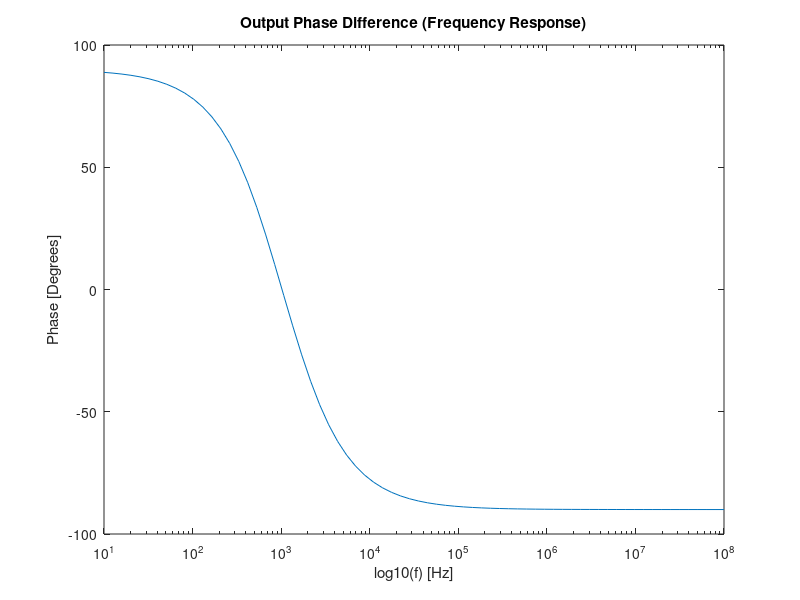
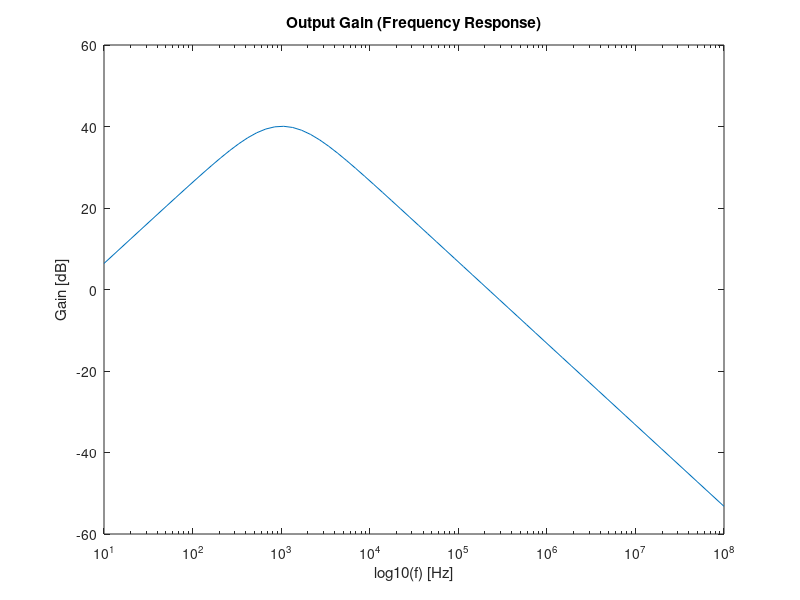

Write the MATLAB code that produced these figures, in order.
clear all

R1 = 1000
R2 = 1000
R3 = 1000
R4 = 150000
C1 = 220e-9
C2 = 110e-9

fid = fopen("initdata_tab.tex","w")
fprintf(fid, "$R_1$ & %f kOhm \\\\ \\hline \n", R1*0.001)
fprintf(fid, "$C_1$ & %f uFarad \\\\ \\hline \n", C1*1e6)
fprintf(fid, "$R_2$ & %f kOhm \\\\ \\hline \n", R2*0.001)
fprintf(fid, "$C_{21}$ & %f uFarad \\\\ \\hline \n", 2*C2*1e6)
fprintf(fid, "$C_{22}$ & %f uFarad \\\\ \\hline \n", 2*C2*1e6)
fprintf(fid, "$R_3$ & %f kOhm \\\\ \\hline \n", R3*0.001)
fprintf(fid, "$R_{4a}$ & %f kOhm \\\\ \\hline \n", 100)
fprintf(fid, "$R_{4b1}$ & %f kOhm \\\\ \\hline \n", 100)
fprintf(fid, "$R_{4b2}$ & %f kOhm \\\\ \\hline \n", 100)
fclose(fid)

f = logspace(1,8,70);
T = (R1*C1*2*pi*f*j)./(1+R1*C1*2*pi*f*j).*(1+R4/R3).*(1./(1+R2*C2*2*pi*f*j))
fig1 = figure();
semilogx(f,180*arg(T)/pi);
xlabel("log10(f) [Hz]");
ylabel("Phase [Degrees]");
title("Output Phase Difference (Frequency Response)");
print(fig1, "phase.eps", "-depsc");
fig2 = figure();
semilogx(f,20*log10(abs(T)));
xlabel("log10(f) [Hz]");
ylabel("Gain [dB]");
title("Output Gain (Frequency Response)");
print(fig2, "gain.eps", "-depsc");

wL = 1/(R1*C1)
wH = 1/(R2*C2)
wO = sqrt(wL*wH)

fid = fopen("frequency_tab.tex","w")
fprintf(fid, "Lower Cut-Off Frequency & %f Hz \\\\ \\hline \n", wL/(2*pi))
fprintf(fid, "Upper Cut-Off Frequency & %f Hz \\\\ \\hline \n", wH/(2*pi))
fprintf(fid, "Central Frequency & %f Hz \\\\ \\hline \n", wO/(2*pi))
fclose(fid)

AV_HP = abs((R1*C1*j*wO)/(1+R1*C1*j*wO))
AV_HPdb = 20*log10(AV_HP)
AV_Amp = (1+R4/R3)
AV_Ampdb = 20*log10(AV_Amp)
AV_LP = abs(1/(1+R2*C2*j*wO))
AV_LPdb = 20*log10(AV_LP)
AV = AV_HP*AV_Amp*AV_LP
AVdb = AV_HPdb + AV_Ampdb + AV_LPdb
z_in = R1 + 1/(j*wO*C1)
z_out = R2/(1+j*wO*R2*C2)

cost = 13323.29204 + (R1+R2+R3+(R4-50000)*3)*0.001 + (C1+(C2*2)*2)*1000000
merit = 1/(cost*(abs(AV-100)+abs((wO/(2*pi))-1000)+(1e-6)))

fid = fopen("theo_tab.tex","w")
fprintf(fid, "Gain & %f \\\\ \\hline \n", AV)
fprintf(fid, "Gain (dB) & %f dB \\\\ \\hline \n", AVdb)
fprintf(fid, "$Z_{in}$ & %f %fj Ohm \\\\ \\hline \n", real(z_in), imag(z_in))
fprintf(fid, "$Z_{in}$ modulus & %f Ohm \\\\ \\hline \n", abs(z_in))
fprintf(fid, "$Z_{in}$ phase & %f Degrees \\\\ \\hline \n", arg(z_in)*180/pi)
fprintf(fid, "$Z_{out}$ & %f %fj Ohm \\\\ \\hline \n", real(z_out), imag(z_out))
fprintf(fid, "$Z_{out}$ modulus & %f Ohm \\\\ \\hline \n", abs(z_out))
fprintf(fid, "$Z_{out}$ phase & %f Degrees \\\\ \\hline \n", arg(z_out)*180/pi)
fprintf(fid, "Cost & %fMU \\\\ \\hline \n", cost)
fprintf(fid, "Merit & %f$*10^{-6}$ \\\\ \\hline \n", merit*1000000)
fclose(fid)
